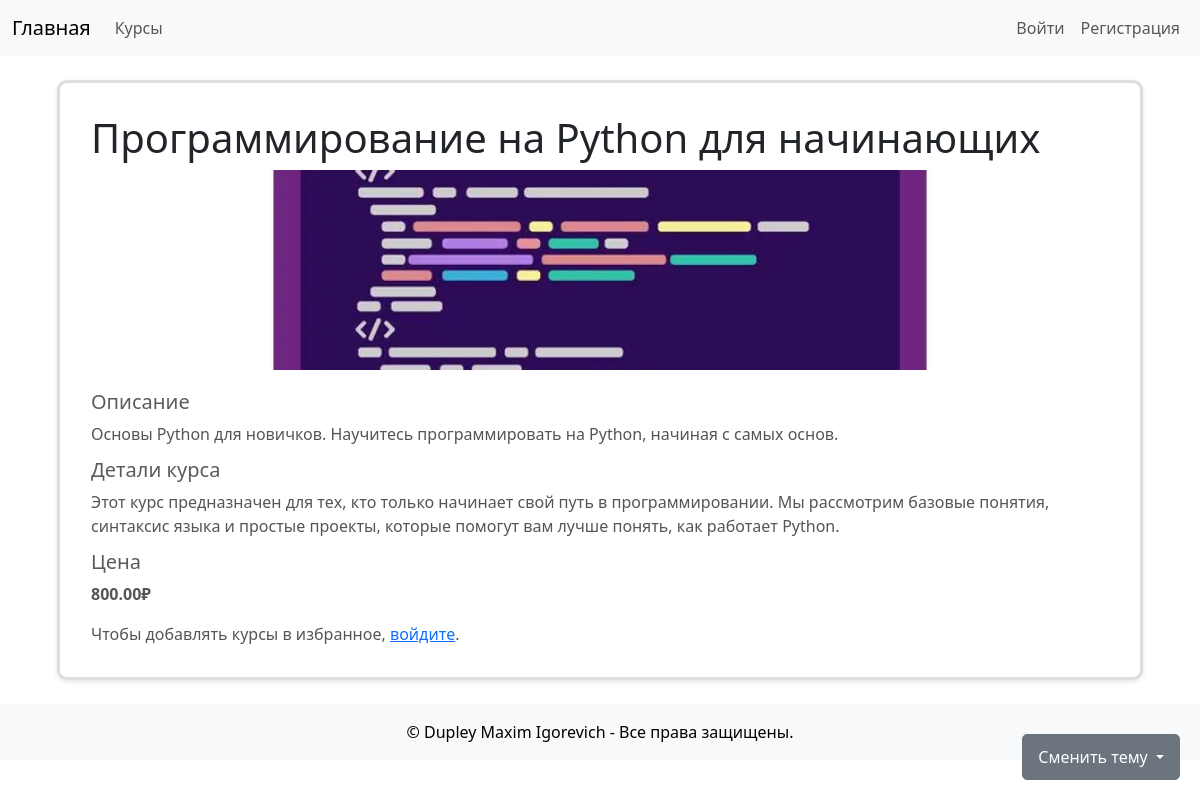
/courses/1, run on the app's committed database.
### app/models.py (models this page shows, shortened)
class Course(db.Model):
    id = db.Column(db.Integer, primary_key=True)
    title = db.Column(db.String(150), nullable=False)
    description = db.Column(db.String(255), nullable=False)
    details = db.Column(db.Text, nullable=False)
    image = db.Column(db.String(150), nullable=False)
    price = db.Column(Numeric(10, 2), nullable=False)

### app/routes/courses.py (the view)
@courses_bp.route('/courses/<int:course_id>')
def course_details(course_id):
    try:
        course = Course.query.get_or_404(course_id)
        return render_template('course_details.html', course=course)
    except Exception as e:
        flash('Ошибка при получении деталей курса. Попробуйте снова.', 'danger')
        return redirect(url_for('courses.list_courses'))

### app/templates/course_details.html (shortened to what this page needs)
{% extends "layouts/base.html" %}
{% block content %}
<div class="card mt-4">
    <div class="card-body">
        <h1 class="card-title">{{ course.title }}</h1>
        <img src="{{ url_for('static', filename='images/' + course.image) }}" class="card-img-top mb-4" alt="{{ course.title }}">
        <h5 class="card-subtitle mb-2 text-muted">Описание</h5>
        <p class="card-text">{{ course.description }}</p>
        <h5 class="card-subtitle mb-2 text-muted">Детали курса</h5>
        <p class="card-text">{{ course.details }}</p>
        <h5 class="card-subtitle mb-2 text-muted">Цена</h5>
        <p class="card-text"><strong>{{ course.price }}₽</strong></p>
        {% if current_user.is_authenticated %}
            <form action="{{ url_for('courses.add_to_favorites', course_id=course.id) }}" method="post" style="display:inline;">
                <button type="submit" class="btn btn-primary">Добавить в избранное</button>
            </form>
        {% else %}
            <p class="mb-0">Чтобы добавлять курсы в избранное, <a href="{{ url_for('auth.login') }}">войдите</a>.</p>
        {% endif %}
    </div>
</div>
{% endblock %}

### app/templates/layouts/base.html (shortened to what this page needs)
<!DOCTYPE html>
<html lang="ru">
<head>
    <link href="https://cdn.jsdelivr.net/npm/bootstrap@5.3.3/dist/css/bootstrap.min.css" rel="stylesheet">
    <link rel="stylesheet" href="{{ url_for('static', filename='css/styles.css') }}">
</head>
<body class="theme-white">
    <nav class="navbar navbar-expand-lg navbar-light bg-light">
        <div class="container-fluid">
            <a class="navbar-brand" href="{% if current_user.is_authenticated %}{{ url_for('profile.user_profile') }}{% else %}{{ url_for('main.home') }}{% endif %}">Главная</a>
            <div class="collapse navbar-collapse" id="navbarNav">
                <ul class="navbar-nav me-auto">
                    <li class="nav-item">
                        <a class="nav-link" href="{{ url_for('courses.list_courses') }}">Курсы</a>
                    </li>
                </ul>
                <ul class="navbar-nav ms-auto">
                    {% if current_user.is_authenticated %}
                        <li class="nav-item">
                            <a class="nav-link" href="{{ url_for('auth.logout') }}">Выход</a>
                        </li>
                    {% else %}
                        <li class="nav-item">
                            <a class="nav-link" href="{{ url_for('auth.login') }}">Войти</a>
                        </li>
                        <li class="nav-item">
                            <a class="nav-link" href="{{ url_for('auth.register') }}">Регистрация</a>
                        </li>
                    {% endif %}
                </ul>
            </div>
        </div>
    </nav>
    <div class="container mt-4">
        {% block content %}{% endblock %}
    </div>
    <div class="dropdown position-fixed" style="bottom: 20px; right: 20px; z-index: 1000;">
        <button class="btn btn-secondary dropdown-toggle" type="button" id="themeDropdown" data-bs-toggle="dropdown" aria-expanded="false">
            Сменить тему
        </button>
    </div>
    <footer class="bg-light text-center text-lg-start mt-4">
        <div class="text-center p-3">
            © {{ current_year }} Dupley Maxim Igorevich - Все права защищены.
        </div>
    </footer>
</body>
</html>

### app/static/css/styles.css (style rules this page uses)
.card-img-top { height: 200px; object-fit: cover; border-radius: 15px; }
.card { border: 3px solid #ddd; border-radius: 10px; padding: 15px; margin: 15px; background-color: #fff; box-shadow: 0 2px 5px rgba(0, 0, 0, 0.1); transition: transform 0.3s, box-shadow 0.3s; }
.btn { border-radius: 5px; padding: 10px 15px; text-align: center; transition: background-color 0.3s; }
.card p { font-size: 1rem; color: #555; }

### app/templates/layouts/base.html (style rules this page uses)
.theme-white { background-color: #ffffff; color: #000000; }
img { border-radius: 15px; }

### data on the page
Course: title "Программирование на Python для начинающих", image (picture), description "Основы Python для новичков. Научитесь программировать на Python, начиная с самых основ.", details "Этот курс предназначен для тех, кто только начинает свой путь в программировании. Мы рассмотрим базовые понятия, синтаксис языка и простые проекты, которые помогут вам лучше понять, как работает Python.", price "800.00"
